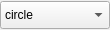
<?xml version="1.0" encoding="UTF-8"?>
<ui version="4.0">
 <class>Form</class>
 <widget class="QWidget" name="Form">
  <property name="geometry">
   <rect>
    <x>0</x>
    <y>0</y>
    <width>110</width>
    <height>30</height>
   </rect>
  </property>
  <property name="windowTitle">
   <string>Form</string>
  </property>
  <layout class="QHBoxLayout" name="horizontalLayout">
   <property name="leftMargin">
    <number>0</number>
   </property>
   <property name="topMargin">
    <number>0</number>
   </property>
   <property name="rightMargin">
    <number>0</number>
   </property>
   <property name="bottomMargin">
    <number>0</number>
   </property>
   <item>
    <widget class="QComboBox" name="comboBox">
     <property name="minimumSize">
      <size>
       <width>110</width>
       <height>28</height>
      </size>
     </property>
     <property name="maximumSize">
      <size>
       <width>110</width>
       <height>28</height>
      </size>
     </property>
     <property name="baseSize">
      <size>
       <width>110</width>
       <height>28</height>
      </size>
     </property>
     <property name="toolTip">
      <string>Style</string>
     </property>
     <item>
      <property name="text">
       <string>circle</string>
      </property>
      <property name="icon">
       <iconset resource="../../images/ressources.qrc">
        <normaloff>:/markers/marker_circle.png</normaloff>:/markers/marker_circle.png</iconset>
      </property>
     </item>
     <item>
      <property name="text">
       <string>square</string>
      </property>
      <property name="icon">
       <iconset resource="../../images/ressources.qrc">
        <normaloff>:/markers/marker_square.png</normaloff>:/markers/marker_square.png</iconset>
      </property>
     </item>
     <item>
      <property name="text">
       <string>diamond</string>
      </property>
      <property name="icon">
       <iconset resource="../../images/ressources.qrc">
        <normaloff>:/markers/marker_diamond.png</normaloff>:/markers/marker_diamond.png</iconset>
      </property>
     </item>
     <item>
      <property name="text">
       <string>triangle</string>
      </property>
      <property name="icon">
       <iconset resource="../../images/ressources.qrc">
        <normaloff>:/markers/marker_triangle.png</normaloff>:/markers/marker_triangle.png</iconset>
      </property>
     </item>
     <item>
      <property name="text">
       <string>star</string>
      </property>
      <property name="icon">
       <iconset resource="../../images/ressources.qrc">
        <normaloff>:/markers/marker_star.png</normaloff>:/markers/marker_star.png</iconset>
      </property>
     </item>
     <item>
      <property name="text">
       <string>cross</string>
      </property>
      <property name="icon">
       <iconset resource="../../images/ressources.qrc">
        <normaloff>:/markers/marker_cross.png</normaloff>:/markers/marker_cross.png</iconset>
      </property>
     </item>
     <item>
      <property name="text">
       <string>pentagon</string>
      </property>
      <property name="icon">
       <iconset resource="../../images/ressources.qrc">
        <normaloff>:/markers/marker_pentagone.png</normaloff>:/markers/marker_pentagone.png</iconset>
      </property>
     </item>
    </widget>
   </item>
  </layout>
 </widget>
 <resources>
  <include location="../../images/ressources.qrc"/>
 </resources>
 <connections/>
</ui>
